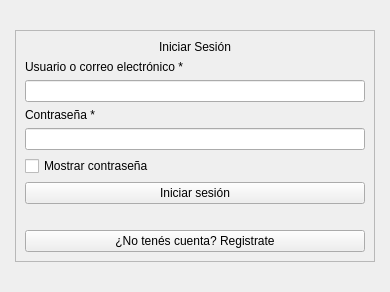
<?xml version="1.0" encoding="UTF-8"?>
<ui version="4.0">
 <class>pantalla_login</class>
 <widget class="QWidget" name="pantalla_login">
  <property name="geometry">
   <rect>
    <x>0</x>
    <y>0</y>
    <width>390</width>
    <height>292</height>
   </rect>
  </property>
  <property name="windowTitle">
   <string>Form</string>
  </property>
  <layout class="QGridLayout" name="gridLayout">
   <item row="0" column="1">
    <spacer name="verticalSpacer">
     <property name="orientation">
      <enum>Qt::Orientation::Vertical</enum>
     </property>
     <property name="sizeHint" stdset="0">
      <size>
       <width>20</width>
       <height>0</height>
      </size>
     </property>
    </spacer>
   </item>
   <item row="1" column="0">
    <spacer name="horizontalSpacer">
     <property name="orientation">
      <enum>Qt::Orientation::Horizontal</enum>
     </property>
     <property name="sizeHint" stdset="0">
      <size>
       <width>0</width>
       <height>20</height>
      </size>
     </property>
    </spacer>
   </item>
   <item row="1" column="1">
    <widget class="QFrame" name="frame_tarjeta">
     <property name="minimumSize">
      <size>
       <width>360</width>
       <height>0</height>
      </size>
     </property>
     <property name="maximumSize">
      <size>
       <width>400</width>
       <height>16777215</height>
      </size>
     </property>
     <property name="frameShape">
      <enum>QFrame::Shape::StyledPanel</enum>
     </property>
     <property name="frameShadow">
      <enum>QFrame::Shadow::Raised</enum>
     </property>
     <layout class="QVBoxLayout" name="verticalLayout">
      <item>
       <widget class="QLabel" name="label_titulo">
        <property name="text">
         <string>Iniciar Sesión</string>
        </property>
        <property name="alignment">
         <set>Qt::AlignmentFlag::AlignCenter</set>
        </property>
       </widget>
      </item>
      <item>
       <widget class="QLabel" name="label_usuario">
        <property name="text">
         <string>Usuario o correo electrónico *</string>
        </property>
       </widget>
      </item>
      <item>
       <widget class="QLineEdit" name="input_usuario"/>
      </item>
      <item>
       <widget class="QLabel" name="label_password">
        <property name="text">
         <string>Contraseña *</string>
        </property>
       </widget>
      </item>
      <item>
       <widget class="QLineEdit" name="input_password">
        <property name="echoMode">
         <enum>QLineEdit::EchoMode::Password</enum>
        </property>
       </widget>
      </item>
      <item>
       <widget class="QCheckBox" name="chk_mostrar_password">
        <property name="text">
         <string>Mostrar contraseña</string>
        </property>
       </widget>
      </item>
      <item>
       <widget class="QPushButton" name="btn_login">
        <property name="text">
         <string>Iniciar sesión</string>
        </property>
       </widget>
      </item>
      <item>
       <widget class="QLabel" name="label_mensaje">
        <property name="text">
         <string/>
        </property>
        <property name="alignment">
         <set>Qt::AlignmentFlag::AlignCenter</set>
        </property>
       </widget>
      </item>
      <item>
       <widget class="QPushButton" name="btn_ir_registro">
        <property name="text">
         <string>¿No tenés cuenta? Registrate</string>
        </property>
       </widget>
      </item>
     </layout>
    </widget>
   </item>
   <item row="1" column="2">
    <spacer name="horizontalSpacer_2">
     <property name="orientation">
      <enum>Qt::Orientation::Horizontal</enum>
     </property>
     <property name="sizeHint" stdset="0">
      <size>
       <width>0</width>
       <height>20</height>
      </size>
     </property>
    </spacer>
   </item>
   <item row="2" column="1">
    <spacer name="verticalSpacer_2">
     <property name="orientation">
      <enum>Qt::Orientation::Vertical</enum>
     </property>
     <property name="sizeHint" stdset="0">
      <size>
       <width>20</width>
       <height>0</height>
      </size>
     </property>
    </spacer>
   </item>
  </layout>
 </widget>
 <resources/>
 <connections/>
</ui>
